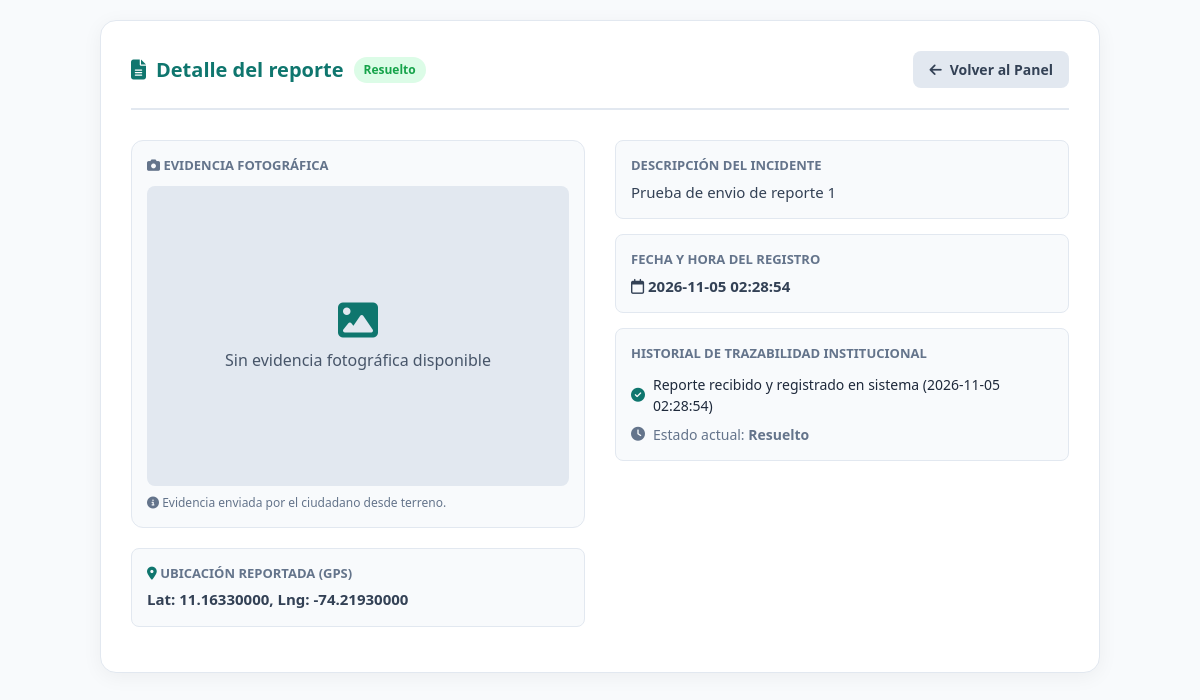
The page /detalle.php?id=1 on the database its author committed.
### tables this page shows
CREATE TABLE `reportes` (
  `id` int(11) NOT NULL,
  `usuario_id` int(11) DEFAULT NULL,
  `descripcion` text NOT NULL,
  `latitud` decimal(10,8) NOT NULL,
  `longitud` decimal(11,8) NOT NULL,
  `foto_evidencia` varchar(255) NOT NULL,
  `estado` enum('Pendiente','En Proceso','Resuelto') DEFAULT 'Pendiente',
  `fecha_reporte` timestamp NULL DEFAULT current_timestamp()
);

### detalle.php (the view, shortened to what this page needs)
<?php
include("conexion.php");
$id_reporte = isset($_GET['id']) ? intval($_GET['id']) : 0;
$sql = "SELECT * FROM reportes WHERE id = $id_reporte";
$resultado = $conexion->query($sql);
$reporte = $resultado->fetch_assoc();
?>
<!DOCTYPE html>
<html lang="es">
<head>
    <link rel="stylesheet" href="https://cdnjs.cloudflare.com/ajax/libs/font-awesome/6.5.1/css/all.min.css">
</head>
<body>
<div class="container">
    <header>
        <h1>
            <i class="fa-solid fa-file-lines"></i> Detalle del reporte
            <span class="badge <?php
                if($reporte['estado'] == 'Pendiente') echo 'badge-pendiente';
                elseif($reporte['estado'] == 'En Proceso') echo 'badge-proceso';
                else echo 'badge-resuelto';
            ?>"><?php echo $reporte['estado']; ?></span>
        </h1>
        <a href="admin.php" class="btn-volver"><i class="fa-solid fa-arrow-left"></i> Volver al Panel</a>
    </header>
    <div class="grid-detalle">
        <div>
            <div class="seccion-foto">
                <h4 style="font-size: 13px; color: #64748b; margin-bottom: 10px; text-transform: uppercase;"><i class="fa-solid fa-camera"></i> Evidencia Fotográfica</h4>
                <?php if(!empty($reporte['foto_evidencia']) && file_exists($reporte['foto_evidencia'])): ?>
                    <img src="<?php echo $reporte['foto_evidencia']; ?>" alt="Evidencia de Residuos" style="width: 100%; height: 320px; object-fit: cover; border-radius: 8px; border: 1px solid #cbd5e1;">
                <?php else: ?>
                    <div style="width: 100%; height: 300px; background: #e2e8f0; border-radius: 8px; display: flex; flex-direction: column; align-items: center; justify-content: center; color: #475569;">
                        <i class="fa-solid fa-image" style="font-size: 40px; color: #0f766e; margin-bottom: 8px;"></i>
                        <span>Sin evidencia fotográfica disponible</span>
                    </div>
                <?php endif; ?>
                <p style="font-size: 12px; color: #64748b; margin-top: 8px;"><i class="fa-solid fa-circle-info"></i> Evidencia enviada por el ciudadano desde terreno.</p>
            </div>
            <div class="info-box" style="margin-top: 20px;">
                <h4><i class="fa-solid fa-location-dot" style="color: var(--primary);"></i> Ubicación Reportada (GPS)</h4>
                <p>Lat: <?php echo $reporte['latitud']; ?>, Lng: <?php echo $reporte['longitud']; ?></p>
            </div>
        </div>
        <div>
            <div class="info-box">
                <h4>Descripción del Incidente</h4>
                <p style="font-weight: normal; font-size: 15px;"><?php echo htmlspecialchars($reporte['descripcion']); ?></p>
            </div>
            <div class="info-box">
                <h4>Fecha y Hora del Registro</h4>
                <p><i class="fa-regular fa-calendar"></i> <?php echo $reporte['fecha_reporte']; ?></p>
            </div>
            <div class="info-box">
                <h4>Historial de Trazabilidad Institucional</h4>
                <ul style="list-style: none; margin-top: 10px; font-size: 14px;">
                    <li style="margin-bottom: 8px; display: flex; align-items: center; gap: 8px;">
                        <i class="fa-solid fa-circle-check" style="color: var(--primary);"></i>
                        <span>Reporte recibido y registrado en sistema (<?php echo $reporte['fecha_reporte']; ?>)</span>
                    </li>
                    <li style="display: flex; align-items: center; gap: 8px; color: #64748b;">
                        <i class="fa-solid fa-clock"></i>
                        <span>Estado actual: <strong><?php echo $reporte['estado']; ?></strong></span>
                    </li>
                </ul>
            </div>
        </div>
    </div>
</div>
</body>
</html>

### detalle.php (style rules this page uses)
:root { --primary: #0f766e; --primary-dark: #115e59; --bg-color: #f8fafc; --text-main: #1e293b; --card-bg: #ffffff; --border-color: #e2e8f0; }
* { box-sizing: border-box; margin: 0; padding: 0; font-family: 'Segoe UI', Tahoma, Geneva, Verdana, sans-serif; }
body { background-color: var(--bg-color); color: var(--text-main); line-height: 1.5; padding: 20px; }
.container { max-width: 1000px; margin: 0 auto; background: var(--card-bg); border-radius: 16px; box-shadow: 0 4px 20px rgba(0,0,0,0.05); padding: 30px; border: 1px solid var(--border-color); }
header { border-bottom: 2px solid var(--border-color); padding-bottom: 20px; margin-bottom: 30px; display: flex; justify-content: space-between; align-items: center; }
header h1 { font-size: 20px; color: var(--primary); display: flex; align-items: center; gap: 10px; }
.badge { padding: 4px 10px; border-radius: 20px; font-size: 12px; font-weight: bold; }
.badge-resuelto { background: #dcfce7; color: #16a34a; }
.grid-detalle { display: grid; grid-template-columns: 1fr 1fr; gap: 30px; }
.seccion-foto { background: #f8fafc; border: 1px solid var(--border-color); border-radius: 12px; padding: 15px; }
.info-box { background: #f8fafc; border: 1px solid var(--border-color); padding: 15px; border-radius: 8px; margin-bottom: 15px; }
.info-box h4 { font-size: 13px; color: #64748b; margin-bottom: 5px; text-transform: uppercase; }
.info-box p { font-size: 15px; font-weight: 600; color: #334155; }
.btn-volver { display: inline-flex; align-items: center; gap: 8px; text-decoration: none; background: #e2e8f0; color: #334155; padding: 8px 16px; border-radius: 8px; font-size: 14px; font-weight: 600; }

### rows shown on the page
reportes: estado "Resuelto", latitud "11.16330000", longitud "-74.21930000", descripcion "Prueba de envio de reporte 1", fecha_reporte "2026-11-05 02:28:54"
